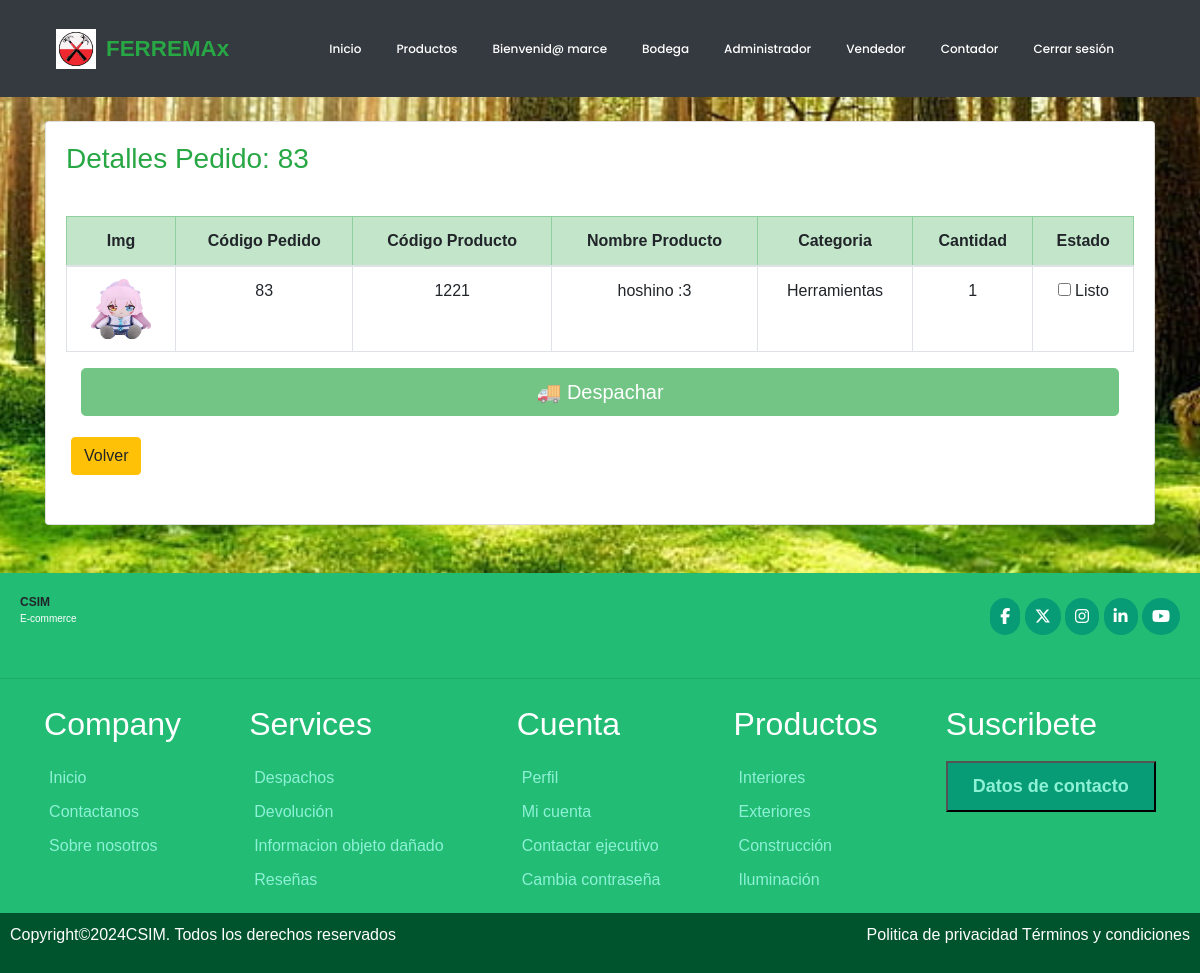
/bodegaPedido/83 (signed in), run on the app's committed database.
### ferreteria/models.py (models this page shows, shortened)
class DetallePedido(models.Model):
    id_pedido = models.ForeignKey('Pedido',on_delete=models.CASCADE,blank=True)
    id_detalle_pedido= models.AutoField(primary_key=True)
    id_producto = models.ForeignKey('Producto', on_delete=models.CASCADE)
    cantidad = models.IntegerField()
    subtotal = models.BigIntegerField()

class Pedido(models.Model):
    id_pedido = models.AutoField(primary_key=True)
    user = models.ForeignKey(User, on_delete=models.CASCADE, default=1)
    fecha_compra = models.DateTimeField(auto_now_add=True)
    ESTADOS_PEDIDO = [
        ('creado', 'Creado'),
        ('pendiente', 'Pendiente'),
        ('pagado', 'Pagado'),
        ('rechazado','Pago Rechazado'),
        ('preparando', 'Preparando orden'),
        ('despachado', 'Despachado'),
        ('entregado', 'Entregado'),
    ]
    estado = models.CharField(max_length=20, choices = ESTADOS_PEDIDO, default='creado')
    OPCIONES_ENVIO = [
        ('retiro', 'Retiro en tienda ($0)'),
        ('domicilio', 'Despacho a domicilio ($5.000)'),
    ]
    tipo_envio = models.CharField(max_length=20, choices=OPCIONES_ENVIO,default='retiro')
    TIPO_PAGO = [
        ('transferencia', 'Transferencia'),
        ('tarjeta', 'Tarjeta'),
    ]
    tipo_pago = models.CharField(max_length=20,choices=TIPO_PAGO,default='transferencia')
    total = models.BigIntegerField()
    def __str__(self):
        return str(self.id_pedido)

class Producto(models.Model):
    idProducto = models.CharField(primary_key=True, max_length=5, verbose_name='Id Producto')
    nombre = models.CharField(max_length=50, verbose_name='Nombre del producto')
    descripcion = models.CharField(max_length=400,verbose_name='Descripcion de producto')
    precio = models.IntegerField(null=True, verbose_name='Ingrese precio producto')
    imagen= models.ImageField(upload_to="imagenes", null=True, verbose_name='Imagen')
    stock = models.IntegerField(verbose_name='stock',default=0)
    categoria= models.ForeignKey('Categoria', on_delete=models.CASCADE, verbose_name='Categoria')
    def __str__(self):
        return self.idProducto

class Categoria(models.Model):
    idCategoria = models.IntegerField(primary_key=True, verbose_name='Id Categoria')
    nombreCategoria= models.CharField(max_length=40, verbose_name='Nombre Categoria')
    def __str__(self):
        return self.nombreCategoria

### ferreteria/views.py (the view)
# urls.py: path('bodegaPedido/<id>', views.detalle_pedidos, name="bodegaPedido"),
@permission_required ('ferreteria.view_producto')
def detalle_pedidos(request,id):
    detalles = DetallePedido.objects.filter(id_pedido=id)
    return render (request, 'bodegaPedido.html', {'detalles':detalles})

### ferreteria/context_processor.py (called while the page is built, shortened)
def total_carrito(request):
    total = 0
    return {'total_carrito':int(total)}

### ferreteria/templates/bodegaPedido.html (shortened to what this page needs)
{% extends 'base.html' %}
{% load static %}
{% block css %}
<link rel="stylesheet" href="{% static 'css/estilo.css' %}">
{% endblock %}
{% block contenido %}
{% load humanize %}
<div class="container my-4">
    <div class="card">
        <div class="card-body">
                <h3 class="text-success mb-3"> Detalles Pedido: {{detalles.0.id_pedido}} </h3><br>
                <form method="POST" action="{% url 'despachar' detalles.0.id_pedido%}">
            <div class="table-responsive">
                <table class="table table-bordered table-hover text-center align-middle">
                    <thead class="table-success">
                        <tr>
                            <th>Img</th>
                            <th>Código Pedido</th>
                            <th>Código Producto</th>
                            <th>Nombre Producto</th>
                            <th>Categoria</th>
                            <th>Cantidad</th>
                            <th>Estado</th>
                        </tr>
                    </thead>
                    <tbody>
                        {% for d in detalles%}
                        <tr>
                            <td>
                                <img src="{{ d.id_producto.imagen.url }}" style="height: 60px; width: 60px;" class="rounded">
                            </td>
                            <td>{{ d.id_pedido }}</td>
                            <td>{{ d.id_producto }}</td>
                            <td>{{ d.id_producto.nombre }}</td>
                            <td>{{ d.id_producto.categoria }}</td>
                            <td>{{ d.cantidad }}</td>
                            <td>
                                <input type="checkbox"  class="estado-check"  name="estado_{{d.id_pedido }}">
                                <a> Listo</a>
                            </td>
                        </tr>
                        {% endfor %}
                    </tbody>
                </table>
            </div>
            <div class="col-12 mb-3">
                <button type="submit" id="btn-despachar" class="btn btn-success btn-lg btn-block" disabled>🚚 Despachar</button>
            </div>
        </form>
                <a href="{% url 'bodega' %}" class="btn btn-warning" style=" margin: 5px 5px;">Volver </a>
            </div>
            <br>
        </div>
    </div>
{% endblock %}

### ferreteria/templates/base.html (shortened to what this page needs)
<!DOCTYPE html>
<html lang="en">
<head>
    {% load static %}
    <link rel="stylesheet" href="https://cdn.jsdelivr.net/npm/bootstrap@4.5.3/dist/css/bootstrap.min.css">
    {% block css %}{% endblock %}
</head>
<body>
    <header class="bg-dark">
       <nav class="navbar navbar-expand-lg navbar-dark container">
                 <a href="{% url 'index' %}" class="navbar-brand d-flex align-items-center">
                <img src="{% static 'img/logoF.avif' %}" alt="FERREMAx Logo" style="height: 40px; margin-right: 10px;">
                <span class="logo-text" style="font-weight: bold; font-size: 1.4rem; color: #28a745;">FERREMAx</span>
        </a>
           <div class="collapse navbar-collapse" id="navbarContent">
            <ul class="navbar-nav ml-auto">
                {% if not user.is_authenticated %}
                    <li><a href="{% url 'index' %}">Inicio</a></li>
                    <li><a href="{% url 'tienda' %}">Productos</a></li>
                    <li><a href="{% url 'registrar' %}">Registrarse</a></li>
                    <li><a href="{% url 'login' %}">Iniciar sesión</a></li>
                {% elif user.is_authenticated and user.is_superuser %}
                    <li><a href="{% url 'index' %}">Inicio</a></li>
                    <li><a href="{% url 'tienda' %}">Productos</a></li>
                    <li><a href="{% url 'perfil' %}">Bienvenid@ {{ user.username }}</a></li>
                    <li><a href="{% url 'bodega' %}">Bodega</a></li>
                    <li><a href="{% url 'administrador' %}">Administrador</a></li>
                    <li><a href="{% url 'vendedor' %}">Vendedor</a></li>
                    <li><a href="{% url 'contador' %}">Contador</a></li>
                    <li><a href="{% url 'cerrar' %}">Cerrar sesión</a></li>
                {% elif user.is_authenticated and not user.is_superuser %}
                <li><a href="{% url 'index' %}">Inicio</a></li>
                <li><a href="{% url 'tienda' %}">Productos</a></li>
                <li><a href="{% url 'perfil' %}">Bienvenid@ {{ user.username }}</a></li>
                    <li><a href="{% url 'cerrar' %}">Cerrar sesión</a></li>
                {% endif %}
            </ul>
        </nav>
    </header>
<div class="container-fluid p-0">
    {% block contenido %}
    {% endblock %}
</div>
    <footer class="pie mt-5">
        <div class="header" >
            <div class="logo">
                <div class="title">CSIM</div>
                <p class="logotipo">E-commerce</p>
            </div>
            <div class="redes">
                <span class="fb"><a href="https://www.facebook.com/?locale=es_LA" target="_blank" style="text-decoration: none; color:#fff;"><i class="fa-brands fa-facebook-f"></a></i></span>
                <span class="tw"><a href="https://x.com/?lang=es&mx=2" style="text-decoration: none; color:#fff;"><i class="fa-brands fa-x-twitter"></a></i></span>
                <span class="in"><a href="https://www.instagram.com/" style="text-decoration: none; color:#fff;"><i class="fa-brands fa-instagram"></a></i></span>
                <span class="li"><a href="https://cl.linkedin.com/" style="text-decoration: none; color:#fff;"><i class="fa-brands fa-linkedin-in"></a></i></span>
                <span class="yo"><a href="https://www.youtube.com/" style="text-decoration: none; color:#fff;"><i class="fa-brands fa-youtube"></a></i></span>
            </div>
        </div>
        <hr>
        <div class="section m-3">
            <div>
                <h2>Company</h2>
                <a href="{% url 'index' %}">Inicio</a>
                <a href="{% url 'nosotros' %}">Contactanos</a>
                <a href="{% url 'nosotros' %}">Sobre nosotros</a>
            </div>
            <div>
                <h2>Services</h2>
                <a href="{% url 'nosotros' %}">Despachos</a>
                <a href="{% url 'nosotros' %}">Devolución </a>
                <a href="{% url 'nosotros' %}">Informacion objeto dañado</a>
                <a href="{% url 'nosotros' %}">Reseñas</a>
            </div>
            <div>
                <h2>Cuenta</h2>
                <a href="#">Perfil</a>
                <a href="#">Mi cuenta</a>
                <a href="{% url 'nosotros' %}">Contactar ejecutivo</a>
                <a href="#">Cambia contraseña</a>
            </div>
            <div>
                <h2>Productos</h2>
                <a href="#">Interiores</a>
                <a href="#">Exteriores</a>
                <a href="#">Construcción</a>
                <a href="#">Iluminación</a>
            </div>
            <div>
                <h2>Suscribete</h2>
                <form action="">
                    <button type="submit"><a href="{% url 'nosotros' %}" style="text-decoration: none;">Datos de contacto</a></button>
                </form>
            </div>
        </div>
        <div class="derechos">
            <p>Copyright©2024CSIM. Todos los derechos reservados</p>
            <p>Politica de privacidad        Términos y condiciones</p>
        </div>
    </footer>
    </body>
    </html>

### ferreteria/static/css/estilo.css (style rules this page uses)
* { margin: 0; padding: 0; box-sizing: border-box; font-family: sans-serif; }
body { font-family: "Poppins", sans-serif; background: url(../img/foto2.jpg) no-repeat center center fixed; background-size: cover; background-position: center; width: 100%; }
header { width: 100%; max-width: 1200px; margin: auto; padding: 0 15px; height: auto; }
header .navbar ul { float: right; margin-right: 20px; }
header .navbar ul li { display: inline-block; line-height: 80px; margin: 0 5px; }
header .navbar a { color: #fff; margin-right: 5px; padding: 5px 10px; font-family: "Poppins", sans-serif; font-size: 12px; transition: 0.3s; font-weight: 500; text-decoration: none; }
.pie { background-color: rgb(35, 188, 117); box-sizing: border-box; font-family: "Exo 2", sans-serif; }
.pie .header .logo .title { font-size: 12px; display: flex; align-items: left; font-weight: bold; }
.pie .header .logo .logotipo { font-size: 10px; color: #fff; }
.pie .header { display: flex; justify-content: space-between; padding: 20px; align-items: center; }
.pie .header .redes .fb, .pie .header .redes .tw, .pie .header .redes .in, .pie .header .redes .li, .pie .header .redes .yo { background: rgb(7, 156, 117); padding: 10px; border-radius: 80px; color: #fff; align-items: right; }
.pie .section { display: flex; justify-content: space-evenly; gap: 40px; }
.pie .section div { display: flex; flex-direction: column; }
.pie .section div h2 { color: #fff; padding: 10px 0; }
.pie .section a { color: rgb(141, 241, 214); padding: 5px; }
.pie .section form { display: flex; flex-direction: column; gap: 10px; }
.pie .section form button { padding: 10px 20px; background: rgb(7, 156, 117); color: #fff; font-weight: bold; font-size: 18px; }
.pie .derechos { display: flex; justify-content: space-between; padding: 10px; background: rgb(0, 84, 45); color: #fff; }

### data on the page
DetallePedido: id_pedido.id_pedido "83", id_producto.imagen (picture), id_pedido "83", id_producto "1221", id_producto.nombre "hoshino :3", id_producto.categoria "Herramientas", cantidad "1"

### other printed values
{{ user.username }} "marce"
